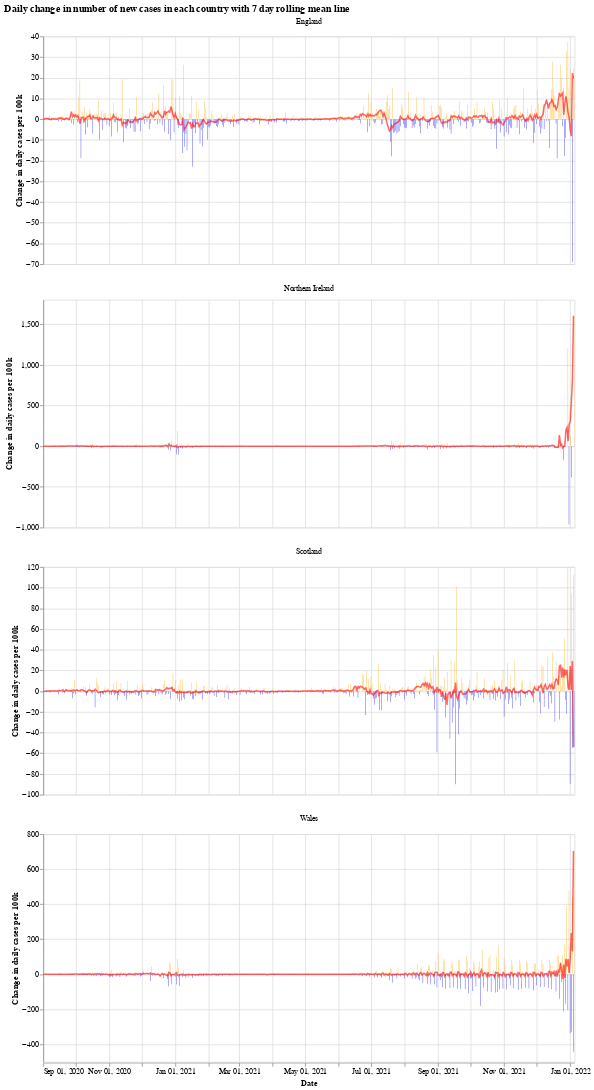

The notebook cell saved with this chart:
### Markdown cell above
We will use the Python library `Altair` for visualising the data, see the [altair docs](https://altair-viz.github.io/) for more information.

First we have a graph which shows the daily change in the number of new cases for each country. This number jumps up and down all over the place, which is likely due to delay in reporting of new cases over the weekend. Another interesting thing is that it looks like the daily cases in Wales experienced a much shorter period of calm over the summer (calm in the sense of daily cases not jumping up and down).

The orange bars are days when the number of new cases (per 100k population) was more than the previous day, while the blue are days when the number of new cases dropped. The red line is the 7 day moving average. 

When the moving average line is below 0, it means that there is a consistent drop in new cases. We can see this clearly happening around the times that lockdowns were introduced (though, to varying degrees). I will update the graphs soon with a marker of when each lockdown started.

### Code cell
# collapse
import altair as alt

bars = alt.Chart(uk_cases).mark_bar().encode(
    x=alt.X("yearmonthdate(date):T", axis=alt.Axis(title='Date')),
    y=alt.Y("casesChangeRate:Q", axis=alt.Axis(title='Change in daily cases per 100k')),
    tooltip='casesChange',
    color=alt.condition(
        alt.datum.casesChangeRate > 0,
        alt.value("orange"),  # The positive color
        alt.value("blue")  # The negative color
    )
).properties(title='Daily change in number of new cases with 7 day rolling mean',width=700).interactive()

line = alt.Chart(uk_cases).mark_line(
    color='red',
    size=2,
    opacity=0.6
).transform_window(
    rolling_mean='mean(casesChangeRate)',
    frame=[0, 7],
    groupby=['areaName']
).encode(
    x='yearmonthdate(date):T',
    y='rolling_mean:Q'
)

alt.layer(bars, line, data=uk_cases).facet(alt.Column(
    'areaName', title=''), columns=1).resolve_scale(y='independent').properties(title='Daily change in number of new cases in each country with 7 day rolling mean line')

### Figure 1 — Vega-Lite specification as saved in the notebook (floating-point values rounded to 4 significant figures; data arrays with more than 128 entries replaced by an {"elided": "..."} marker saying what was removed)
{"config": {"view": {"continuousWidth": 400, "continuousHeight": 300}}, "data": {"name": "data-372de2ee2d29d3199633db2efd7cf89e"}, "facet": {"type": "nominal", "field": "areaName", "title": ""}, "spec": {"layer": [{"mark": "bar", "encoding": {"color": {"condition": {"value": "orange", "test": "(datum.casesChangeRate > 0)"}, "value": "blue"}, "tooltip": {"type": "quantitative", "field": "casesChange"}, "x": {"type": "temporal", "axis": {"title": "Date"}, "field": "date", "timeUnit": "yearmonthdate"}, "y": {"type": "quantitative", "axis": {"title": "Change in daily cases per 100k"}, "field": "casesChangeRate"}}, "selection": {"selector001": {"type": "interval", "bind": "scales", "encodings": ["x", "y"]}}, "title": "Daily change in number of new cases with 7 day rolling mean", "width": 700}, {"mark": {"type": "line", "color": "red", "opacity": 0.6, "size": 2}, "encoding": {"x": {"type": "temporal", "field": "date", "timeUnit": "yearmonthdate"}, "y": {"type": "quantitative", "field": "rolling_mean"}}, "transform": [{"window": [{"op": "mean", "field": "casesChangeRate", "as": "rolling_mean"}], "frame": [0, 7], "groupby": ["areaName"]}]}]}, "columns": 1, "resolve": {"scale": {"y": "independent"}}, "title": "Daily change in number of new cases in each country with 7 day rolling mean line", "$schema": "https://vega.github.io/schema/vega-lite/v4.8.1.json", "datasets": {"data-372de2ee2d29d3199633db2efd7cf89e": {"elided": "1964 records"}}}
